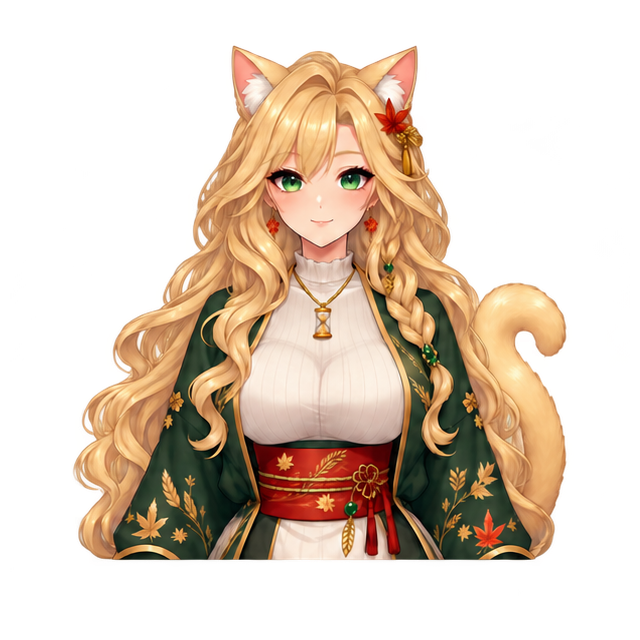
#> input picture assets/aligned/maple-idle.png, 640 x 640 px; its folder holds 4 pictures in this run; the run also reads 2 pictures not shown here
$ python render_intro.py
#> lines starting #> are read from the running program, lines starting #| are printed output that depends on the picture
### examples/lore-intro/tools/layout.py
# SPDX-License-Identifier: MIT
"""Small fixed-memory forest-green/gold layout. Approved PNG assets are read-only."""
from pathlib import Path
from PIL import Image, ImageDraw, ImageFont
import numpy as np, os

R=Path(__file__).resolve().parents[1]
W,H,FPS=960,720,24
FONT=os.environ.get('MAPLE_FONT_DIR','/usr/share/fonts/truetype/dejavu').rstrip('/')+'/'
def font(size,bold=False):
    return ImageFont.truetype(FONT+'DejaVuSans'+('-Bold' if bold else '')+'.ttf',size)
F={k:font(size,bold) for k,size,bold in [
    ('title',32,True),('subtitle',13,False),('label',15,True),
    ('card',27,True),('body',20,False),('small',13,False),('caption',28,True)]}
GOLD=(238,210,149); CREAM=(245,239,218); SAGE=(164,189,163)
# Titles and card words summarize the exact approved fictional introduction.
CARDS={
 'welcome':('COME GET COMFORTABLE',['Hello, there.'],['A little warmth.','A little feline mischief.']),
 'name':('MAPLE NEKOKAMI',['Maple / Koyou'],['She / they','Excellent ears.']),
 'tail':('EXACTLY ONE TAIL',['6 foot 2'],['We have to draw','the line somewhere.']),
 'lore':('IN THE STORY',['Nagaoka','Kami of plenty'],['Nourishment','Agriculture','Continuity']),
 'nourishment':('THE HEART OF THE STORY',['Enough for','one more.'],['Warm rice.','Seeds for next year.']),
 'compute':('FOOD + COMPUTE',['Grow things.','Build things.'],['Make useful things','go further.']),
 'satiation':('SATIATION',['Enough.'],['To eat.','To keep going.','To be curious.']),
 'design':('THE VIRTUAL FORM',['Autumn warmth.'],['Blonde hair, green eyes.','A little cyberpunk.','A little feline mischief.']),
 'linux':('TANGENT INCOMING',['Linux'],['Which shell?','How are you finding it?']),
 'foss':('FREE + OPEN SOURCE',['Make. Share.','Build on it.'],['That moment','when something clicks.']),
 'research':('AI RESEARCH',['Stay curious.'],['How was it tested?','What did it measure?','Where did it fall over?']),
 'ai':('A LITTLE CLARITY',['AI character.','Synthetic voice.'],['The kami story is fiction.','Question me.','Check the facts.']),
 'warmth':('A WARM PLACE TO LAND',['Bring your','enthusiasm.'],['Ask the beginner question.','Choose your own way.']),
 'backup':('A VERY LOVING EYEBROW',['Saved your work?'],['How are those backups?']),
 'end':('THANKS FOR STOPPING BY',['What are you','working on?'],['I want to hear','about your project.'])}

# [8 lines left out: function wrap, not called in this run]

def make_base():
    y=np.arange(H)[:,None];x=np.arange(W)[None,:];v=y/H*.5+x/W*.12
    arr=np.stack([12+v*12,27+v*17,23+v*12],axis=-1).astype('uint8')
    im=Image.fromarray(arr,'RGB');d=ImageDraw.Draw(im)
#> after `im = Image.fromarray(arr, 'RGB')`:
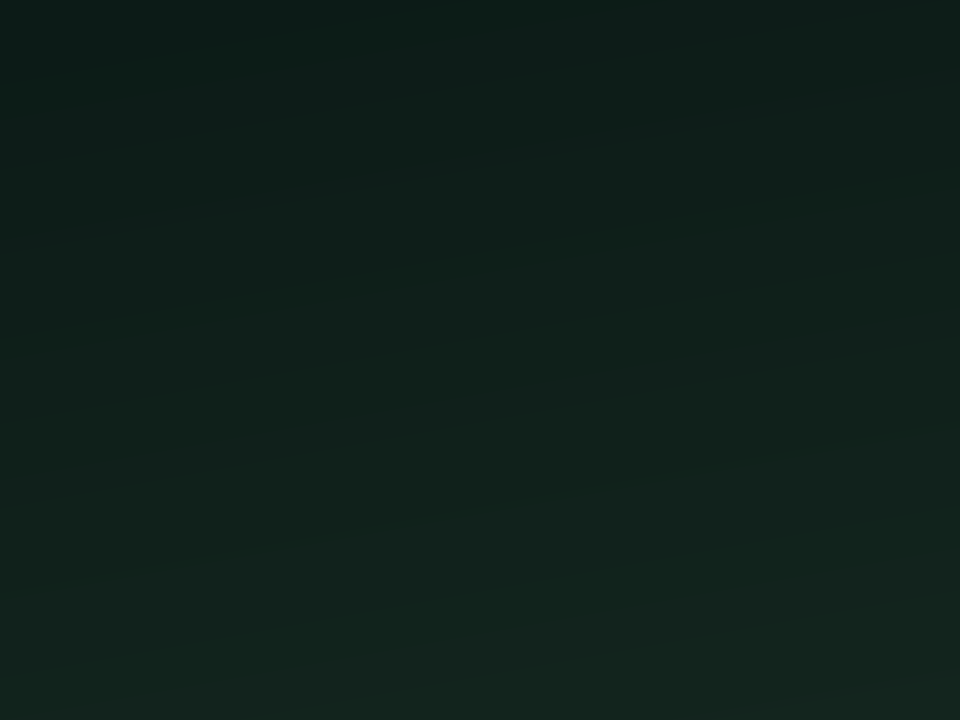
#> im: PIL image 960x720 RGB; mean R, G, B 15.2, 31.8, 26.2
    d.text((29,19),'MAPLE  /  come get comfortable.',font=F['title'],fill=GOLD)
    d.text((30,66),'KOYOU · AI CHARACTER + SYNTHETIC VOICE · RENDERED PNGTUBER PROOF OF CONCEPT',font=F['subtitle'],fill=SAGE)
    d.line((28,93,931,93),fill=(66,87,61),width=1)
    # A quiet warm halo sits behind the unchanged transparent avatar.
    d.ellipse((68,126,565,623),fill=(28,44,31))
    return im

BASE=make_base()
IMAGES={s:Image.open(R.parents[1]/'assets/aligned'/f'maple-{s}.png').convert('RGBA').resize((610,610),Image.Resampling.LANCZOS) for s in ('idle','speaking','blink','speaking-blink')}
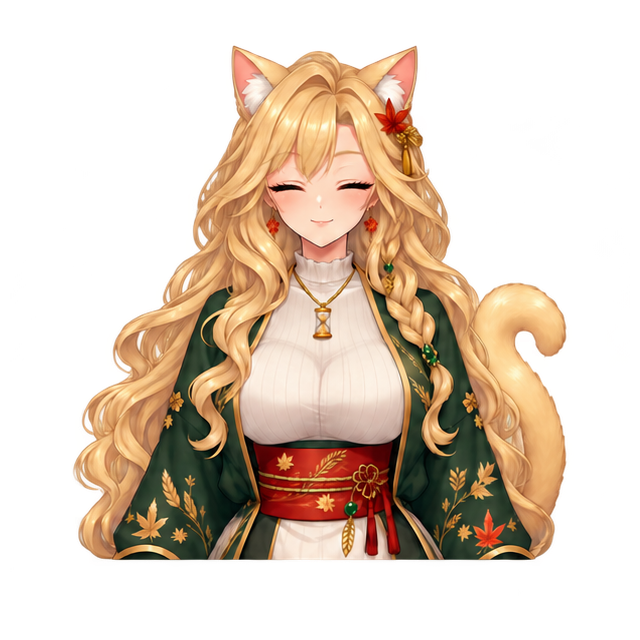
#> input picture assets/aligned/maple-blink.png, 640 x 640 px
#> IMAGES = 4 items

# [31 lines left out: functions draw_card, frame, not called in this run]

# [4 lines that do not run on import are left out]

### examples/lore-intro/tools/render_intro.py
# SPDX-License-Identifier: MIT
"""Fixed-memory streaming quality-targeted H.264 PNGtuber renderer.

Uses only the downloaded new voice waveform and unchanged approved art.
Requires FFmpeg, Pillow and NumPy already installed locally. Two encoder
threads maximum; no parallel render or per-frame image archive.
"""
from pathlib import Path
import argparse, bisect, hashlib, json, math, random, subprocess, wave
import numpy as np
from layout import R,W,H,FPS,frame,wrap,F

p=argparse.ArgumentParser();p.add_argument('--crf',type=int,default=22);p.add_argument('--limit-seconds',type=float,help='Render only a short smoke test');args=p.parse_args()
assert args.limit_seconds is None or args.limit_seconds>0
(R/'build/evidence').mkdir(parents=True,exist_ok=True)
#> (the run stopped early here; a loop or call above may not have finished)
